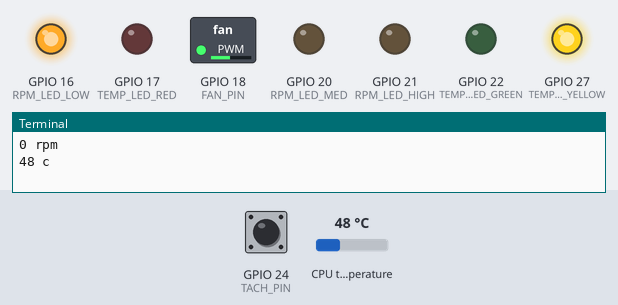
The program below on a simulated Raspberry Pi (BCM pin numbers). Shown: switched loads named in the program (green lamp = pin HIGH), output pins drawn as LEDs (lit = HIGH), the last lines printed to the terminal. The test bench sets the inputs (shaded band); at power-on: CPU temperature 48 °C, GPIO 24 (TACH_PIN) HIGH. The clock reads 2024-03-15 10:24:30 at power-on unless the program sets it.

Above: at 1.2 s.
1.3 s: CPU temperature set to 31 °C
At 3.2 s:
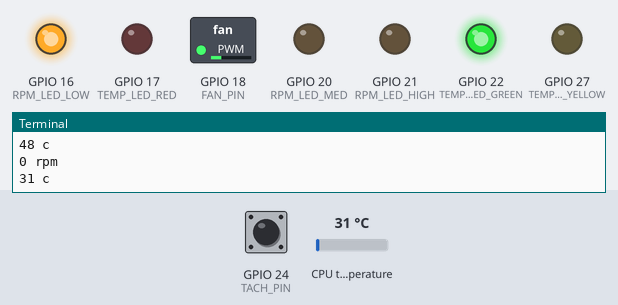
3.5 s: CPU temperature set to 44 °C
5.2 s: CPU temperature set to 47 °C
At 6.4 s:
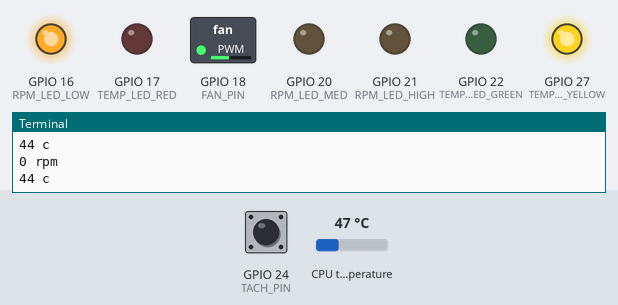
7.5 s: CPU temperature set to 58 °C
At 9.2 s:
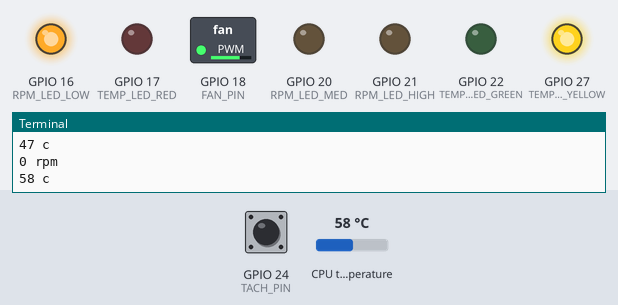
9.5 s: CPU temperature set to 71 °C
At 10.7 s:
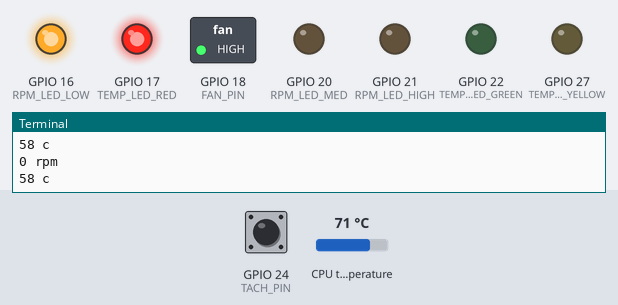
11.5 s: CPU temperature set to 69 °C
At 12.3 s:
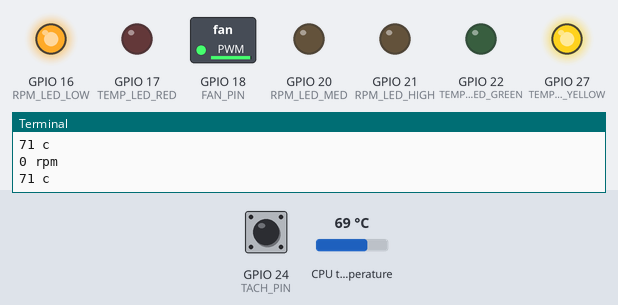
Timing chart, 0 to 14.5 s (numbered marks = the images above; inputs shaded):
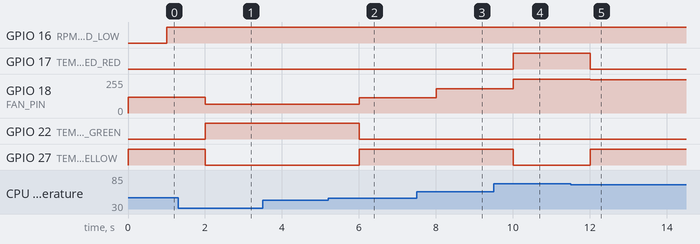

Measured:
- the behaviour switches between 45 and 46 °C on CPU temperature (found by bisection; images 1 and 2)
- after the input at 1.3 s, GPIO 18 (FAN_PIN): 120/255 → 64/255 after 0.70 s; GPIO 22 (TEMP_LED_GREEN): LOW → HIGH after 0.70 s; GPIO 27 (TEMP_LED_YELLOW): HIGH → LOW after 0.70 s
- after the input at 5.2 s, GPIO 18 (FAN_PIN): 64/255 → 114/255 after 0.81 s; GPIO 22 (TEMP_LED_GREEN): HIGH → LOW after 0.81 s; GPIO 27 (TEMP_LED_YELLOW): LOW → HIGH after 0.81 s
- after the input at 7.5 s, GPIO 18 (FAN_PIN): 114/255 → 182/255 after 0.51 s
- after the input at 9.5 s, GPIO 17 (TEMP_LED_RED): LOW → HIGH after 0.51 s; GPIO 18 (FAN_PIN): 182/255 → 255/255 after 0.51 s; GPIO 27 (TEMP_LED_YELLOW): HIGH → LOW after 0.51 s
- after the input at 11.5 s, GPIO 17 (TEMP_LED_RED): HIGH → LOW after 0.51 s; GPIO 18 (FAN_PIN): 255/255 → 249/255 after 0.51 s; GPIO 27 (TEMP_LED_YELLOW): LOW → HIGH after 0.51 s

The program:

fan.py
```python
# based on https://blog.driftking.tw/en/2019/11/Using-Raspberry-Pi-to-Control-a-PWM-Fan-and-Monitor-its-Speed/#Use-PWM-to-Control-Fan-Speed
import RPi.GPIO as GPIO
import time
import signal
import sys

PWM_FREQ = 25

# LEDS
TEMP_LED_RED = 17
TEMP_LED_YELLOW = 27
TEMP_LED_GREEN = 22

RPM_LED_LOW = 16
RPM_LED_MED = 20
RPM_LED_HIGH = 21

FAN_PIN = 18
WAIT_TIME = 1

# RPM Measurement
TACH_PIN = 24
PULSE = 2
RPM_THRESH_LOW = 300
RPM_THRESH_HIGH  = 700

# Behavior
OFF_TEMP = 40   # Celcius; temperature under which to disable
MIN_TEMP = 45   # Celcius; temperature above which to start
MAX_TEMP = 70   # Celcius; temperature above which to operate at FAN_HIGH
FAN_LOW = 40    # on minimum power level
FAN_HIGH = 100  # on max power level
FAN_OFF = 25    # off fan power level
FAN_GAIN = float(FAN_HIGH - FAN_LOW) / float(MAX_TEMP - MIN_TEMP)

t0 = time.time()
rpm = 0

def getFanRPM(n):
    global t0
    global rpm

    t1 = time.time()
    dt = t1 - t0
    if dt < 0.005:
        return

    freq = 1 / dt
    rpm = (freq / PULSE) * 60
    t0 = time.time()

def getCpuTemperature():
    with open('/sys/class/thermal/thermal_zone0/temp') as f:
        return float(f.read()) / 1000

def handleRPMLEDs():
    global rpm
    if rpm > RPM_THRESH_HIGH:
        GPIO.output(RPM_LED_HIGH, 1)
        GPIO.output(RPM_LED_MED, 0)
        GPIO.output(RPM_LED_LOW, 0)
        return
    if rpm > RPM_THRESH_LOW:
        GPIO.output(RPM_LED_HIGH, 0)
        GPIO.output(RPM_LED_MED, 1)
        GPIO.output(RPM_LED_LOW, 0)
        return
    GPIO.output(RPM_LED_HIGH, 0)
    GPIO.output(RPM_LED_MED, 0)
    GPIO.output(RPM_LED_LOW, 1)

def handleTempLEDs(temperature):
    if temperature > MAX_TEMP:
        GPIO.output(TEMP_LED_RED, 1)
        GPIO.output(TEMP_LED_YELLOW, 0)
        GPIO.output(TEMP_LED_GREEN, 0)
        return
    if temperature > MIN_TEMP:
        GPIO.output(TEMP_LED_RED, 0)
        GPIO.output(TEMP_LED_YELLOW, 1)
        GPIO.output(TEMP_LED_GREEN, 0)
        return
    GPIO.output(TEMP_LED_RED, 0)
    GPIO.output(TEMP_LED_YELLOW, 0)
    GPIO.output(TEMP_LED_GREEN, 1)


def handleFanSpeed(fan, temperature):
    if temperature > MIN_TEMP:
        delta = min(temperature, MAX_TEMP) - MIN_TEMP
        fan.start(FAN_LOW + delta * FAN_GAIN)

    elif temperature < OFF_TEMP:
        fan.start(FAN_OFF)

try:
    signal.signal(signal.SIGTERM, lambda *args: sys.exit(0))
    GPIO.setwarnings(False)
    GPIO.setmode(GPIO.BCM)
    GPIO.setup(FAN_PIN, GPIO.OUT, initial=GPIO.LOW)
    GPIO.setup(TACH_PIN, GPIO.IN, pull_up_down=GPIO.PUD_UP)
    GPIO.add_event_detect(TACH_PIN, GPIO.FALLING, getFanRPM)

    GPIO.setup(TEMP_LED_RED, GPIO.OUT, initial=GPIO.LOW)
    GPIO.setup(TEMP_LED_YELLOW, GPIO.OUT, initial=GPIO.LOW)
    GPIO.setup(TEMP_LED_GREEN, GPIO.OUT, initial=GPIO.LOW)
    GPIO.setup(RPM_LED_HIGH, GPIO.OUT, initial=GPIO.LOW)
    GPIO.setup(RPM_LED_MED, GPIO.OUT, initial=GPIO.LOW)
    GPIO.setup(RPM_LED_LOW, GPIO.OUT, initial=GPIO.LOW)

    fan = GPIO.PWM(FAN_PIN, PWM_FREQ)
    while True:
        temp = getCpuTemperature()
        handleTempLEDs(temp)
        handleFanSpeed(fan, temp)
        time.sleep(WAIT_TIME)
        handleRPMLEDs()
        print("%.f rpm" % rpm)
        print("%.f c" % temp)
        rpm = 0

except KeyboardInterrupt:
    pass

finally:
    GPIO.cleanup()
```
